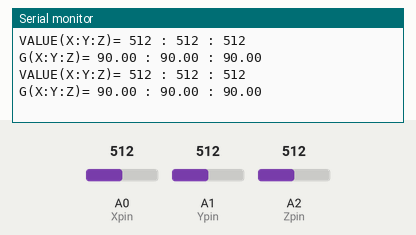
Simulated run of this sketch. Board: Arduino Uno, built with avr-gcc and run on an emulated ATmega328P. Shown: the last lines printed to the serial monitor. Inputs (shaded band) come from the test bench; at power-on: A0 (Xpin) = 512, A1 (Ypin) = 512, A2 (Zpin) = 512.

Above: at 1.8 s.
1.9 s: A0 (Xpin) set to 716
At 2.8 s:
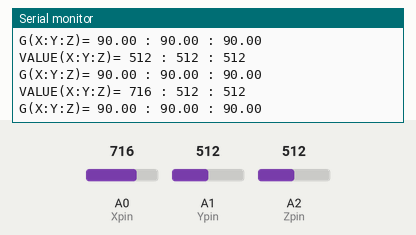
3.4 s: A1 (Ypin) set to 716
At 4.7 s:
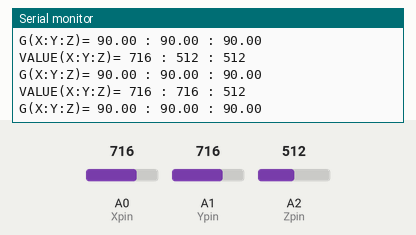
4.9 s: A2 (Zpin) set to 716
At 5.7 s:
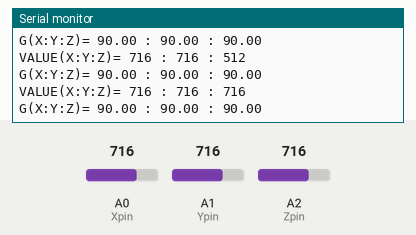
6.4 s: A0 (Xpin) set to 900
At 7.4 s:
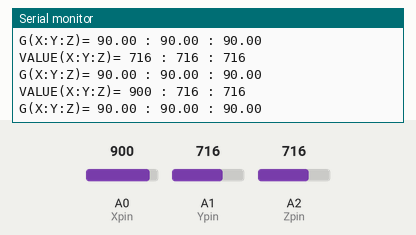
7.9 s: A1 (Ypin) set to 900
At 8.8 s:
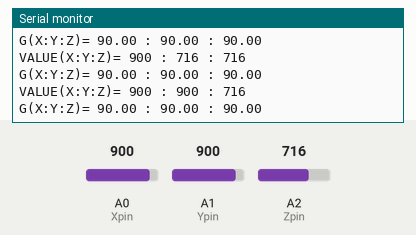
9.4 s: A2 (Zpin) set to 900
At 10.9 s:
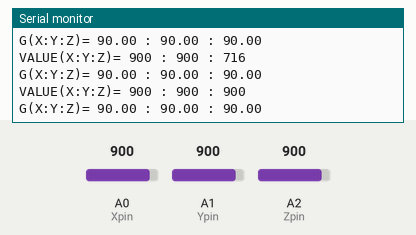
Timing chart, 0 to 11.9 s (numbered marks = the images above; inputs shaded):
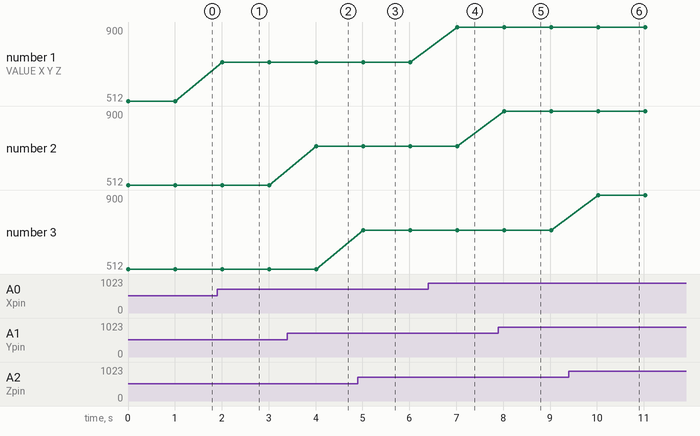

Measured:
- after the input at 1.9 s, the serial monitor: prints a new line after 0.11 s (image 1)
- after the input at 3.4 s, the serial monitor: prints a new line after 0.61 s (image 2)
- after the input at 4.9 s, the serial monitor: prints a new line after 0.12 s (image 3)
- after the input at 6.4 s, the serial monitor: prints a new line after 0.62 s (image 4)
- after the input at 7.9 s, the serial monitor: prints a new line after 0.13 s (image 5)
- after the input at 9.4 s, the serial monitor: prints a new line after 0.63 s (image 6)
- plotted number 1: 512 → 716 after the input at 1.9 s, 716 → 900 after the input at 6.4 s

The sketch:

mma7361.ino
```cpp
#define PI 3.1416;
const int Xpin=A0;
const int Ypin=A1;
const int Zpin=A2;
const int sleep=2;
int Xval, Yval, Zval;
double Xg, Yg, Zg;
double Xdeg, Ydeg, Zdeg;
void setup() {
  Serial.begin(9600);
  pinMode(sleep, OUTPUT);
  digitalWrite(sleep, HIGH);
}

void loop() {
  Xval=analogRead(Xpin);
  Yval=analogRead(Ypin);
  Zval=analogRead(Zpin);

  Xg=double(Xval-330)/160;
  Xg=constrain(Xg, -1, 1);
  Xdeg=asin(Xg)*180/PI;

  Yg=double(Yval-330)/160;
  Yg=constrain(Yg, -1, 1);
  Ydeg=asin(Yg)*180/PI;

  Zg=double(Zval-330)/160;
  Zg=constrain(Zg, -1, 1);
  Zdeg=asin(Zg)*180/PI;

  Serial.print("VALUE(X:Y:Z)= ");
  Serial.print(Xval);
  Serial.print(" : ");
  Serial.print(Yval);
  Serial.print(" : ");
  Serial.print(Zval);
  Serial.print(" ");
  Serial.println();

  Serial.print("G(X:Y:Z)= ");
  Serial.print(Xdeg);
  Serial.print(" : ");
  Serial.print(Ydeg);
  Serial.print(" : ");
  Serial.print(Zdeg);
  Serial.print(" ");
  Serial.println();
  delay(1000);
}
```
